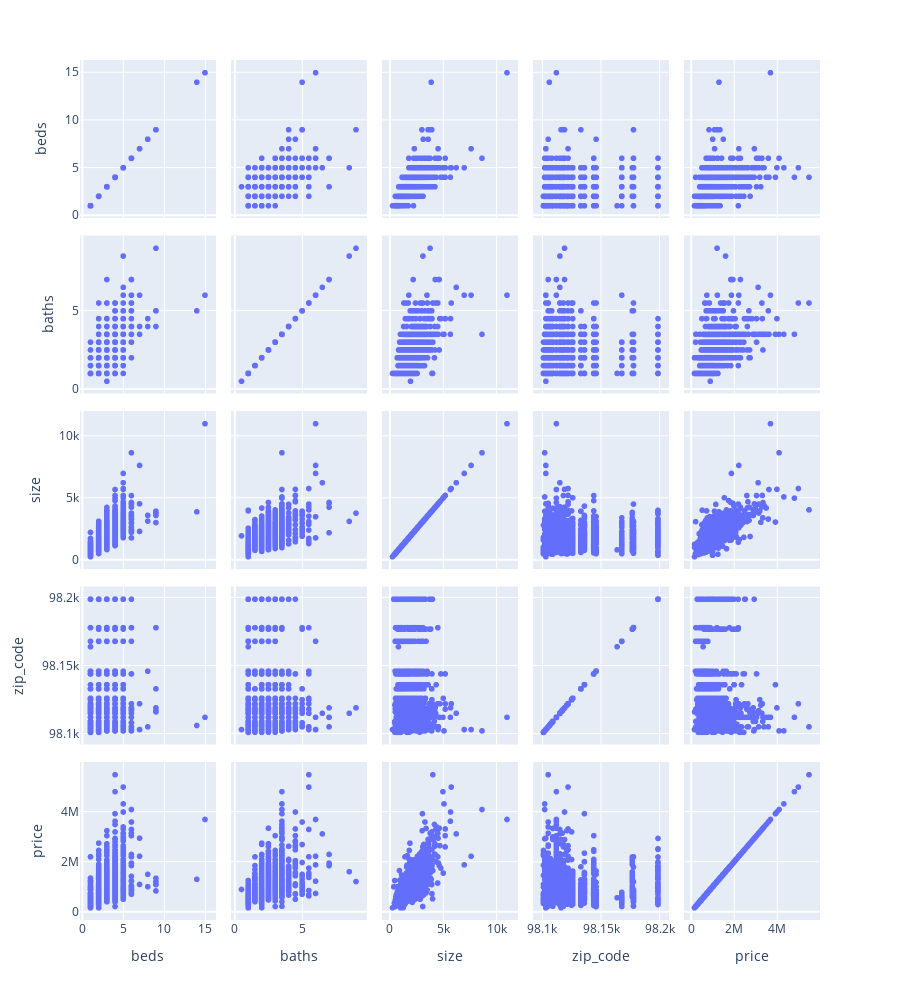

Source (notebook cell):
### Code cell
fig = px.scatter_matrix(new_train,height = 1000)
fig.show()

### Figure 1 — Plotly figure (JSON) as saved in the notebook; plotly's stock layout.template omitted (floating-point values rounded to 4 significant figures; data arrays with more than 128 entries replaced by an {"elided": "..."} marker saying what was removed)
{"data": [{"dimensions": [{"axis": {"matches": true}, "label": "beds", "values": {"elided": "2002 int values"}}, {"axis": {"matches": true}, "label": "baths", "values": {"elided": "2002 float values"}}, {"axis": {"matches": true}, "label": "size", "values": {"elided": "2002 int values"}}, {"axis": {"matches": true}, "label": "zip_code", "values": {"elided": "2002 int values"}}, {"axis": {"matches": true}, "label": "price", "values": {"elided": "2002 int values"}}], "hovertemplate": "%{xaxis.title.text}=%{x}<br>%{yaxis.title.text}=%{y}<extra></extra>", "legendgroup": "", "marker": {"color": "#636efa", "symbol": "circle"}, "name": "", "showlegend": false, "type": "splom"}], "layout": {"dragmode": "select", "height": 1000, "legend": {"tracegroupgap": 0}, "margin": {"t": 60}}}
